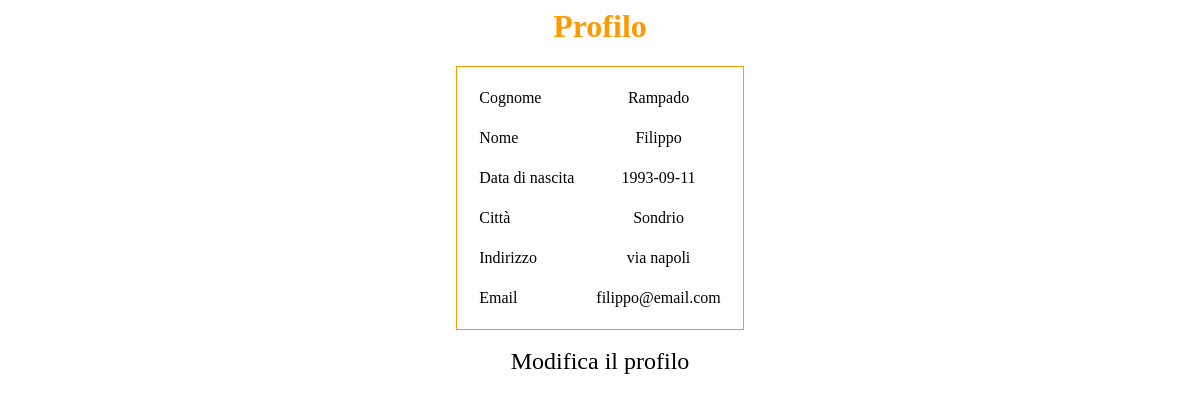
The page /visualizzaprofilo.php (signed in) on the database its author committed.
### tables this page shows
CREATE TABLE `UtentiRegistrati`(
	`CodiceFiscale` CHAR(16) NOT NULL,
	`Nome` VARCHAR(20) NOT NULL,
	`Cognome` VARCHAR(20) NOT NULL,
	`DataNascita` DATE NOT NULL,
	`Risiede` INT NOT NULL,
	`CAP` CHAR(5) NOT NULL,
	`Indirizzo` VARCHAR(20) NOT NULL,
	`Email` VARCHAR(40) NOT NULL UNIQUE,
	`NumTel` VARCHAR(10),
	`Password` VARCHAR(50) NOT NULL,
	PRIMARY KEY(CodiceFiscale),
	FOREIGN KEY(Risiede) REFERENCES Citta(CodCitta)
	);

CREATE TABLE `Citta`(
    `CodCitta` INT AUTO_INCREMENT,
    `Nome` VARCHAR(20) NOT NULL,
    `Provincia` CHAR(2),
    PRIMARY KEY(CodCitta)
    );

### visualizzaprofilo.php (the view, shortened to what this page needs)
<html>
	<body>
		<link rel="stylesheet" href="s_sheet.css" type="text/css">
		<div id="central">
			<h1 class="head">Profilo</h1>
			<?php
				$codfiscale=$_SESSION['utente'];
				$permessi=$_SESSION['permessi'];
				require("connect.php");
				if ($permessi){
					$s="SELECT u.Cognome, u.Nome, u.DataNascita, c.Nome AS C, u.Indirizzo, u.Email, u.NumTel\n"
					."FROM UtentiRegistrati u JOIN Citta c ON (u.Risiede=c.CodCitta)\n"
					."WHERE CodiceFiscale='".$codfiscale."';";
					$result=mysqli_query($conn,$s);
					$row=mysqli_fetch_array($result);
			?>
					<table align="center">
			<?php
						echo "<tr><td>Cognome</td><td><center>".$row['Cognome']."</center></td>";
						echo "<tr><td>Nome</td><td><center>".$row['Nome']."</center></td>";
						echo "<tr><td>Data di nascita</td><td><center>".$row['DataNascita']."</center></td>";
						echo "<tr><td>Citt&agrave;</td><td><center>".$row['C']."</center></td>";
						echo "<tr><td>Indirizzo</td><td><center>".$row['Indirizzo']."</center></td>";
						echo "<tr><td>Email</td><td><center>".$row['Email']."</center></td>";
					echo "</table>";
			?>
					<br><a href="modificaprofilo.php"><font size="5px">Modifica il profilo</font></a>
			<?php
				}else{
			?>
					<h1 class="head"> Non hai i permessi per visualizzare questa pagina</h1>
			<?php
				}
			?>
		</div>
	</body>
</html>

### s_sheet.css (style rules this page uses)
#central { height: 1220px; font-family: georgia, verdana; }

### visualizzaprofilo.php (style rules this page uses)
body { font-family: georgia, verdana; text-align: center; }
h1.head { color: #FF9900; }
a:link { font-size: 10px; color: #000000; text-decoration: none; }
table { border: 1px solid #FF9900; padding: 10px; }
td, tr { border: 0px; padding: 10px; }

### rows shown on the page
utentiregistrati: Cognome "Rampado", Nome "Filippo", DataNascita "1993-09-11", Risiede.Nome "Sondrio", Indirizzo "via napoli", Email "filippo@email.com"
